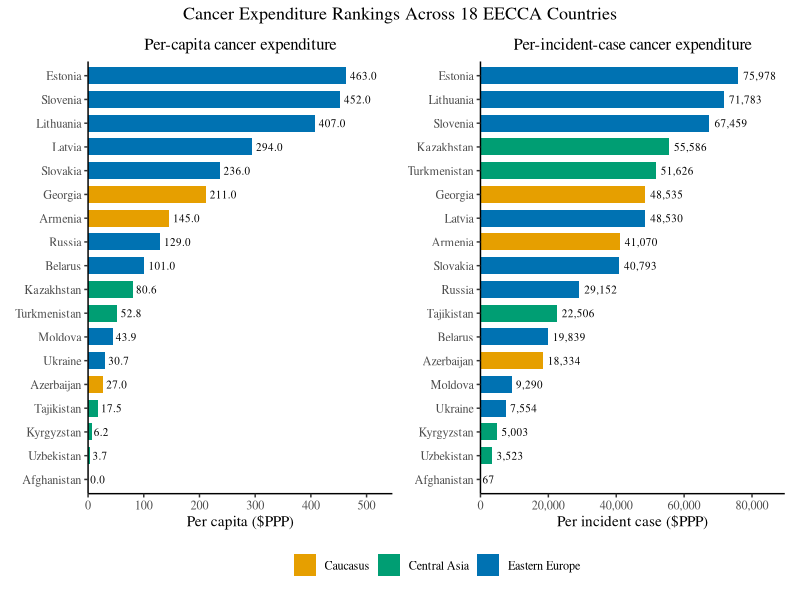
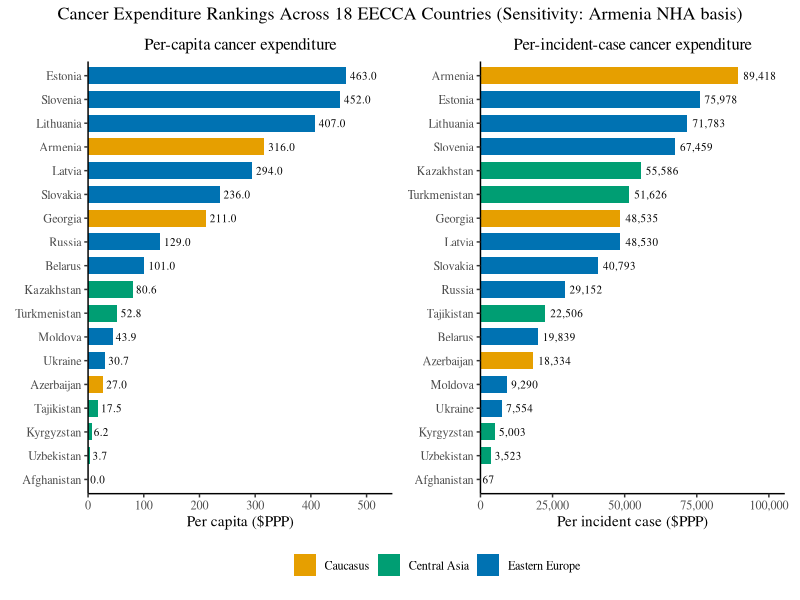
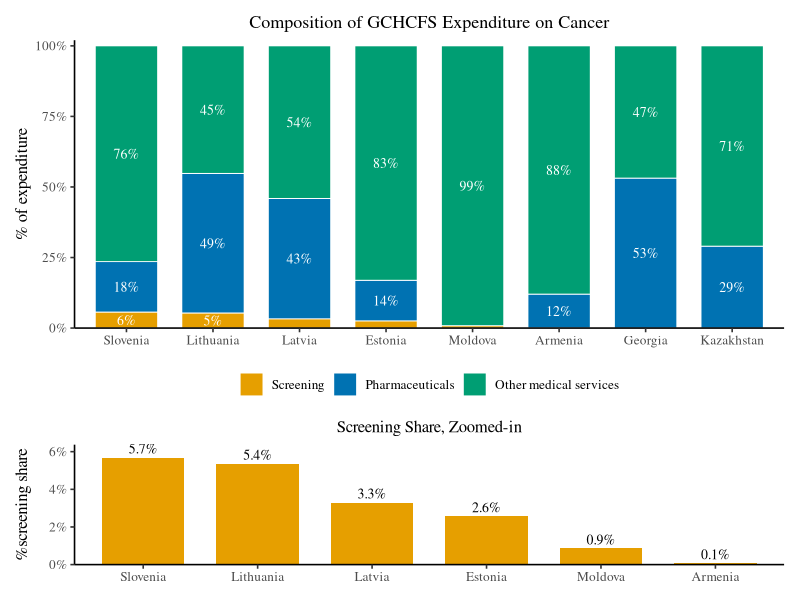
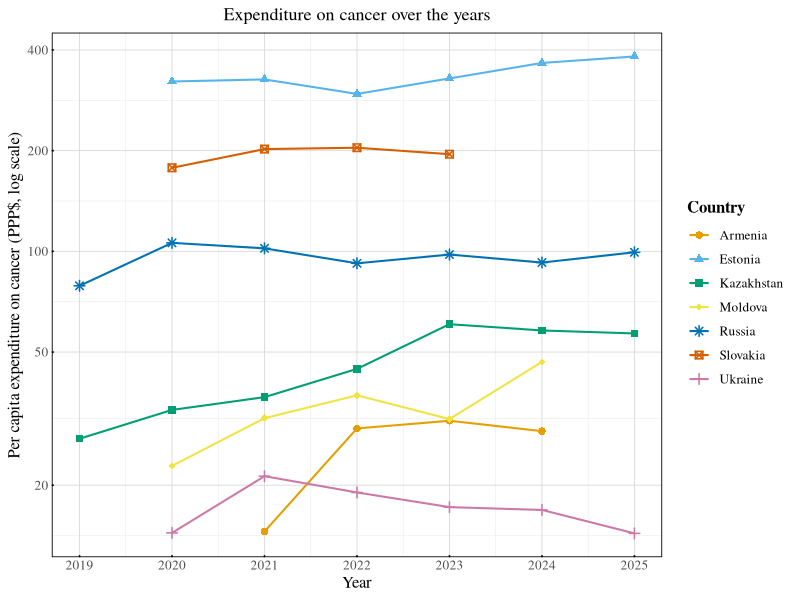
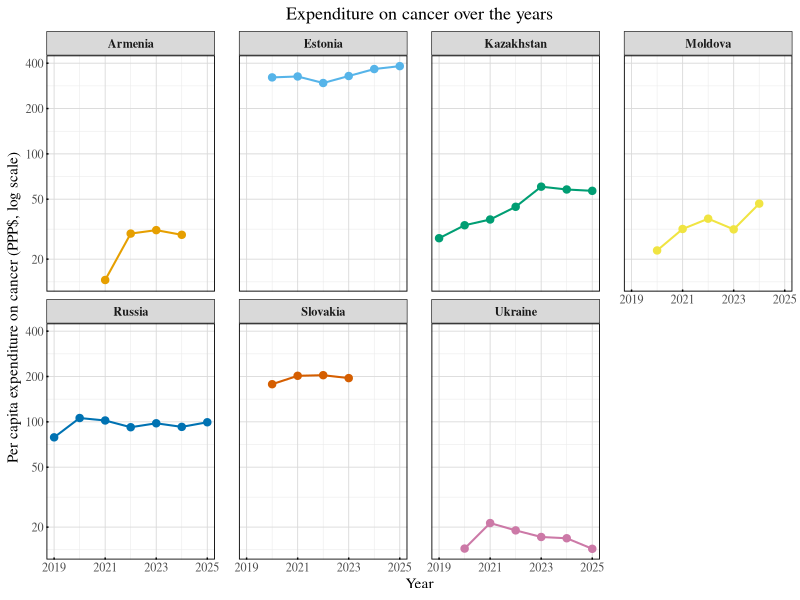
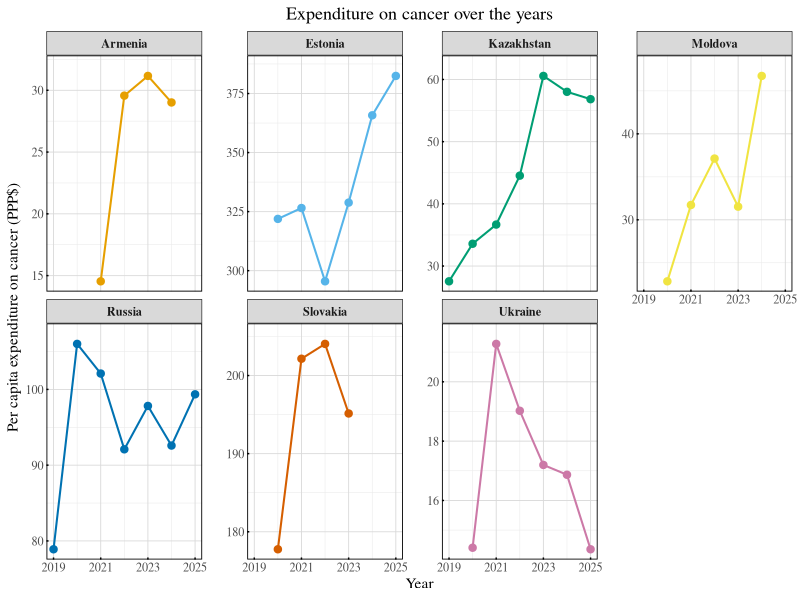
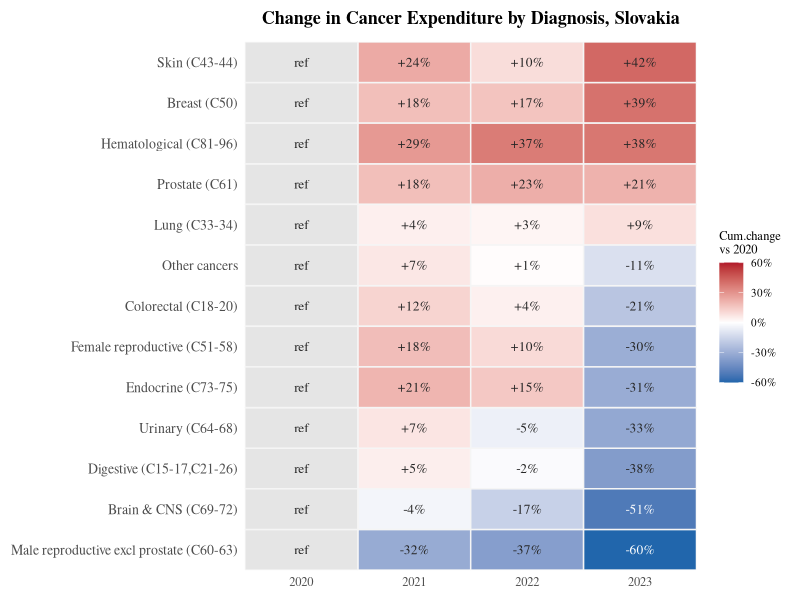
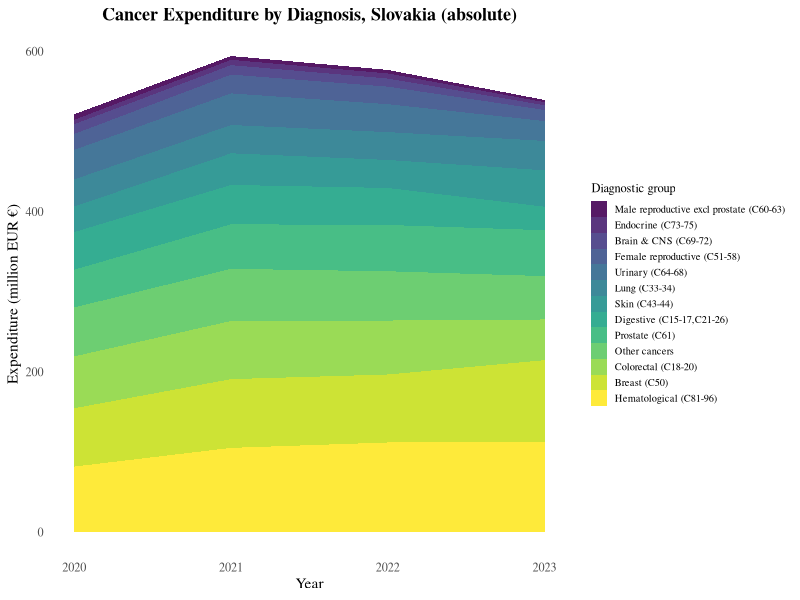

Source code (R) for these figures, in order:
## ---- chunk 1
knitr::opts_chunk$set(echo = TRUE)
## ---- chunk 2
# Armenia with the same methodlogy as others
library(dplyr)
library(tidyr)
library(ggplot2)
library(scales)
library(patchwork)

# Data: Country, Per-Capita ($PPP), Per-Incident-Case ($PPP)

rank_raw <- tibble::tribble(
  ~Country,        ~Region,          ~PerCapita, ~PerIncident,
  "Armenia",       "Caucasus",       145,        41070,
  "Azerbaijan",    "Caucasus",       27,         18334,
  "Georgia",       "Caucasus",       211,        48535,
  "Afghanistan",   "Central Asia",   0.04,       67,
  "Kazakhstan",    "Central Asia",   80.6,       55586,
  "Kyrgyzstan",    "Central Asia",   6.2,        5003,
  "Tajikistan",    "Central Asia",   17.5,       22506,
  "Turkmenistan",  "Central Asia",   52.8,       51626,
  "Uzbekistan",    "Central Asia",   3.7,        3523,
  "Belarus",       "Eastern Europe", 101,        19839,
  "Estonia",       "Eastern Europe", 463,        75978,
  "Latvia",        "Eastern Europe", 294,        48530,
  "Lithuania",     "Eastern Europe", 407,        71783,
  "Moldova",       "Eastern Europe", 43.9,       9290,
  "Russia",        "Eastern Europe", 129,        29152,
  "Slovakia",      "Eastern Europe", 236,        40793,
  "Slovenia",      "Eastern Europe", 452,        67459,
  "Ukraine",       "Eastern Europe", 30.7,       7554
)

# colourblind-safe region palette (Okabe-Ito)
rank_pal <- c("Caucasus"       = "#E69F00",
              "Central Asia"   = "#009E73",
              "Eastern Europe" = "#0072B2")

#Panel 1: Per-capita, ranked high -> low
rank_pc <- rank_raw %>% mutate(Country = reorder(Country, PerCapita))

p_pc <- ggplot(rank_pc, aes(x = PerCapita, y = Country, fill = Region)) +
  geom_col(width = 0.72) +
  geom_text(aes(label = comma(PerCapita, accuracy = 0.1)),
            hjust = -0.15, size = 2.8, family = "serif") +
  scale_fill_manual(values = rank_pal, name = NULL) +
  scale_x_continuous(expand = expansion(mult = c(0, 0.18))) +
  labs(title = "Per-capita cancer expenditure",
       x = "Per capita ($PPP)", y = NULL) +
  theme_classic(base_size = 11, base_family = "serif") +
  theme(plot.title = element_text(hjust = .5, size = 12),
        legend.position = "none")

#Panel 2: Per-incident-case, ranked high -> low 
rank_pi <- rank_raw %>% mutate(Country = reorder(Country, PerIncident))

p_pi <- ggplot(rank_pi, aes(x = PerIncident, y = Country, fill = Region)) +
  geom_col(width = 0.72) +
  geom_text(aes(label = comma(PerIncident)),
            hjust = -0.15, size = 2.8, family = "serif") +
  scale_fill_manual(values = rank_pal, name = NULL) +
  scale_x_continuous(expand = expansion(mult = c(0, 0.18)), labels = comma) +
  labs(title = "Per-incident-case cancer expenditure",
       x = "Per incident case ($PPP)", y = NULL) +
  theme_classic(base_size = 11, base_family = "serif") +
  theme(plot.title = element_text(hjust = .5, size = 12),
        legend.position = "none")

#Combine with a shared bottom legend
rank_combo <- (p_pc | p_pi) +
  plot_layout(guides = "collect") +
  plot_annotation(
    title = "Cancer Expenditure Rankings Across 18 EECCA Countries",
    theme = theme(plot.title = element_text(hjust = .5, size = 13, family = "serif"))
  ) &
  theme(legend.position = "bottom")

print(rank_combo)

#ggsave("cancer_expenditure_rankings_main.png", rank_combo,
#       width = 12, height = 6.5, dpi = 400, bg = "white")

## ---- chunk 3
# SENSITIVITY: Cancer expenditure ranking — per capita & per incident case
# Armenia on national NHA basis (90.8% OOP): per-capita 316, per-incident 89,418
#above figures on Armenia is on the GHED 80% OOP basis. For other countries no NHA data is available. 

#Data: Country, Per-Capita ($PPP), Per-Incident-Case ($PPP)
rank_raw_sens <- tibble::tribble(
  ~Country,        ~Region,          ~PerCapita, ~PerIncident,
  "Armenia",       "Caucasus",       316,        89418,   # national NHA basis
  "Azerbaijan",    "Caucasus",       27,         18334,
  "Georgia",       "Caucasus",       211,        48535,
  "Afghanistan",   "Central Asia",   0.04,       67,
  "Kazakhstan",    "Central Asia",   80.6,       55586,
  "Kyrgyzstan",    "Central Asia",   6.2,        5003,
  "Tajikistan",    "Central Asia",   17.5,       22506,
  "Turkmenistan",  "Central Asia",   52.8,       51626,
  "Uzbekistan",    "Central Asia",   3.7,        3523,
  "Belarus",       "Eastern Europe", 101,        19839,
  "Estonia",       "Eastern Europe", 463,        75978,
  "Latvia",        "Eastern Europe", 294,        48530,
  "Lithuania",     "Eastern Europe", 407,        71783,
  "Moldova",       "Eastern Europe", 43.9,       9290,
  "Russia",        "Eastern Europe", 129,        29152,
  "Slovakia",      "Eastern Europe", 236,        40793,
  "Slovenia",      "Eastern Europe", 452,        67459,
  "Ukraine",       "Eastern Europe", 30.7,       7554
)

# colourblind-safe region palette (Okabe-Ito)
rank_pal_sens <- c("Caucasus"       = "#E69F00",
                   "Central Asia"   = "#009E73",
                   "Eastern Europe" = "#0072B2")

#Panel 1: Per-capita, ranked high -> low
rank_pc_sens <- rank_raw_sens %>% mutate(Country = reorder(Country, PerCapita))

p_pc_sens <- ggplot(rank_pc_sens, aes(x = PerCapita, y = Country, fill = Region)) +
  geom_col(width = 0.72) +
  geom_text(aes(label = comma(PerCapita, accuracy = 0.1)),
            hjust = -0.15, size = 2.8, family = "serif") +
  scale_fill_manual(values = rank_pal_sens, name = NULL) +
  scale_x_continuous(expand = expansion(mult = c(0, 0.18))) +
  labs(title = "Per-capita cancer expenditure",
       x = "Per capita ($PPP)", y = NULL) +
  theme_classic(base_size = 11, base_family = "serif") +
  theme(plot.title = element_text(hjust = .5, size = 12),
        legend.position = "none")

#Panel 2: Per-incident-case, ranked high -> low
rank_pi_sens <- rank_raw_sens %>% mutate(Country = reorder(Country, PerIncident))

p_pi_sens <- ggplot(rank_pi_sens, aes(x = PerIncident, y = Country, fill = Region)) +
  geom_col(width = 0.72) +
  geom_text(aes(label = comma(PerIncident)),
            hjust = -0.15, size = 2.8, family = "serif") +
  scale_fill_manual(values = rank_pal_sens, name = NULL) +
  scale_x_continuous(expand = expansion(mult = c(0, 0.18)), labels = comma) +
  labs(title = "Per-incident-case cancer expenditure",
       x = "Per incident case ($PPP)", y = NULL) +
  theme_classic(base_size = 11, base_family = "serif") +
  theme(plot.title = element_text(hjust = .5, size = 12),
        legend.position = "none")

#Combine with a shared bottom legend 
rank_combo_sens <- (p_pc_sens | p_pi_sens) +
  plot_layout(guides = "collect") +
  plot_annotation(
    title = "Cancer Expenditure Rankings Across 18 EECCA Countries (Sensitivity: Armenia NHA basis)",
    theme = theme(plot.title = element_text(hjust = .5, size = 13, family = "serif"))
  ) &
  theme(legend.position = "bottom")

print(rank_combo_sens)

#ggsave("cancer_expenditure_rankings_sensitivity.png", rank_combo_sens,
#       width = 12, height = 6.5, dpi = 400, bg = "white")
## ---- chunk 4

library(dplyr)
library(tidyr)
library(ggplot2)
library(scales)
library(patchwork)   



bar_raw <- tibble::tribble(
  ~Country,     ~Screening,   ~Pharmaceuticals, ~Other,
  "Lithuania",  21.7,         200,              182.8,
  "Slovenia",   26840103.33,  84322620,         360593845.9,
  "Moldova",    4790500,      0,                552520230,
  "Georgia",    NA,           151011920.6,      133135314.9,
  "Estonia",    7511966,      42146735,         243356243,
  "Kazakhstan", NA,           56300788282,      137637211718,
  "Latvia",     5789797,      74935311.68,      95005708,
  "Armenia",    83,           14413.70,         105918
)

bar_long <- bar_raw %>%
  pivot_longer(-Country, names_to = "Category", values_to = "Value") %>%
  group_by(Country) %>%
  mutate(pct = Value / sum(Value, na.rm = TRUE)) %>%  
  ungroup()

# order countries by screening share (NA -> treated as lowest, sorted to the end)
bar_order <- bar_long %>%
  filter(Category == "Screening") %>%
  arrange(desc(pct)) %>% pull(Country)   # NAs sink to the end automatically

bar_long <- bar_long %>%
  mutate(
    Country  = factor(Country, levels = bar_order),
    Category = factor(Category,
                      levels = c("Screening", "Pharmaceuticals", "Other"),
                      labels = c("Screening", "Pharmaceuticals", "Other medical services"))
  )

# colourblind-safe palette
bar_pal <- c(
  "Screening"              = "#E69F00",  # orange
  "Pharmaceuticals"        = "#0072B2",  # blue
  "Other medical services" = "#009E73"   # green
)

#Panel 1: full 100% composition
bar_main <- ggplot(bar_long, aes(x = Country, y = pct, fill = Category)) +
  geom_col(width = 0.72, colour = "white", linewidth = 0.3,
           position = position_stack(reverse = TRUE)) +
  geom_text(aes(label = ifelse(!is.na(pct) & pct >= 0.04,
                               paste0(round(pct*100), "%"), "")),
            position = position_stack(vjust = 0.5, reverse = TRUE),
            colour = "white", size = 3.5, family = "serif") +
  scale_fill_manual(values = bar_pal, name = NULL) +
  scale_y_continuous(labels = label_percent(), expand = expansion(mult = c(0, 0.02))) +
  labs(title = "Composition of GCHCFS Expenditure on Cancer", x = NULL,
       y = "% of expenditure") +
  theme_classic(base_size = 12, base_family = "serif") +
  theme(plot.title = element_text(hjust = .5, size = 13),
        legend.position = "bottom")

#Panel 2: screening share only (countries with data only) 
bar_scr <- bar_long %>%
  filter(Category == "Screening", !is.na(pct)) %>%   # drop Georgia & Kazakhstan
  mutate(Country = droplevels(Country))              # remove their empty x slots

bar_zoom <- ggplot(bar_scr, aes(x = Country, y = pct)) +
  geom_col(width = 0.72, fill = bar_pal["Screening"]) +
  geom_text(aes(label = paste0(round(pct*100, 1), "%")),
            vjust = -0.4, size = 3.5, family = "serif") +
  scale_y_continuous(labels = label_percent(), expand = expansion(mult = c(0, 0.12))) +
  labs(title = "Screening Share, Zoomed-in", x = NULL, y = "%screening share") +
  theme_classic(base_size = 12, base_family = "serif") +
  theme(plot.title = element_text(hjust = .5, size = 12))

# combine
bar_combo <- bar_main / bar_zoom + plot_layout(heights = c(2.4, 1))
print(bar_combo)

#ggsave("cancer_composition_with_detail.png", bar_combo,
#       width = 10, height = 8, dpi = 400, bg = "white")
## ---- chunk 5

##all countries on one axis

pc7_data <- data.frame(
  Year       = c(2019, 2020, 2021, 2022, 2023, 2024, 2025),
  Armenia    = c(        NA,         NA, 14.53935393, 29.56563240, 31.16121038, 29.01402682,         NA),
  Estonia    = c(        NA, 321.9224796, 326.5245939, 295.4968819, 328.8153358, 365.7751777, 382.4455955),
  Kazakhstan = c(27.54365164, 33.58047086, 36.66758922, 44.53241539, 60.56892839, 58.01531222, 56.82907644),
  Moldova    = c(        NA, 22.84499350, 31.72142107, 37.12471370, 31.52723154, 46.73509602,         NA),
  Russia     = c(78.89591874, 106.0095318, 102.0952648, 92.09236764, 97.82014943, 92.58843846, 99.35289914),
  Slovakia   = c(        NA, 177.7578003, 202.1497472, 204.0481109, 195.1411889,         NA,         NA),
  Ukraine    = c(        NA, 14.40647411, 21.27716756, 19.02266181, 17.19708425, 16.86658272, 14.35476985)
)

pc7_long <- pc7_data %>%
  pivot_longer(-Year, names_to = "Country", values_to = "Value") %>%
  filter(!is.na(Value))

pc7_pal <- c(
  "Armenia"    = "#E69F00",
  "Estonia"    = "#56B4E9",
  "Kazakhstan" = "#009E73",
  "Moldova"    = "#F0E442",
  "Russia"     = "#0072B2",
  "Slovakia"   = "#D55E00",
  "Ukraine"    = "#CC79A7"
)

pc7_plot <- ggplot(pc7_long, aes(x = Year, y = Value,
                                 colour = Country, shape = Country)) +
  geom_line(linewidth = 0.7) +
  geom_point(size = 2, fill = NA, stroke = 0.8) +
  scale_colour_manual(values = pc7_pal) +
  scale_shape_manual(values = c(16, 17, 15, 18, 8, 7, 3)) +
  scale_x_continuous(breaks = seq(2019, 2025, 1)) +
  scale_y_log10(
    breaks = c(10, 20, 50, 100, 200, 400),
    labels = c("10", "20", "50", "100", "200", "400")
  ) +
  labs(
    title  = "Expenditure on cancer over the years",
    x = "Year",
    y = "Per capita expenditure on cancer (PPP$, log scale)",
    colour = "Country", shape = "Country"
  ) +
  theme_bw(base_size = 12, base_family = "serif") +
  theme(
    plot.title        = element_text(hjust = 0.5, size = 13),
    panel.grid.major  = element_line(colour = "grey85", linewidth = 0.3),  # subtle grid
    panel.grid.minor  = element_line(colour = "grey92", linewidth = 0.2),  # fainter minor grid
    panel.border      = element_rect(colour = "black", linewidth = 0.6, fill = NA),
    axis.ticks        = element_line(colour = "black"),
    axis.ticks.length = unit(-1.5, "pt"),
    legend.position   = "right",                    # legend OUTSIDE, to the right
    legend.title      = element_text(face = "bold"),
    legend.key        = element_blank()
  )

print(pc7_plot)

#ggsave("percapita_plot_all.png", pc7_plot,
#       width = 9, height = 5.5, dpi = 400, bg = "white")
## ---- chunk 6
pc7_facet_plot <- ggplot(pc7_long, aes(x = Year, y = Value, colour = Country)) +
  geom_line(linewidth = 0.7) +
  geom_point(size = 1.8, fill = NA, stroke = 0.8) +
  scale_colour_manual(values = pc7_pal, guide = "none") +   # colour kept, legend off
  scale_x_continuous(breaks = seq(2019, 2025, 2)) +         # every 2 yrs (panels are small)
  scale_y_log10(
    breaks = c(10, 20, 50, 100, 200, 400),
    labels = c("10", "20", "50", "100", "200", "400")
  ) +
  facet_wrap(~Country, ncol = 4) +          # 7 panels, fixed (shared) axes
  labs(
    title = "Expenditure on cancer over the years",
    x = "Year",
    y = "Per capita expenditure on cancer (PPP$, log scale)"
  ) +
  theme_bw(base_size = 11, base_family = "serif") +
  theme(
    plot.title        = element_text(hjust = 0.5, size = 13),
    strip.background  = element_rect(fill = "grey85", colour = "black", linewidth = 0.4),
    strip.text        = element_text(face = "bold"),
    panel.grid.major  = element_line(colour = "grey85", linewidth = 0.3),
    panel.grid.minor  = element_line(colour = "grey92", linewidth = 0.2),
    panel.border      = element_rect(colour = "black", linewidth = 0.6, fill = NA),
    axis.ticks        = element_line(colour = "black"),
    axis.ticks.length = unit(-1.5, "pt"),
    panel.spacing.x   = unit(1.2, "lines")   # <- add this
  )

print(pc7_facet_plot)

#ggsave("percapita_indiv.png", pc7_facet_plot,
#       width = 11, height = 6, dpi = 400, bg = "white")
## ---- chunk 7
#linear unscaled individual
pc7_facet_linear1 <- ggplot(pc7_long, aes(x = Year, y = Value, colour = Country)) +
  geom_line(linewidth = 0.7) +
  geom_point(size = 1.8, fill = NA, stroke = 0.8) +
  scale_colour_manual(values = pc7_pal, guide = "none") +
  scale_x_continuous(breaks = seq(2019, 2025, 2)) +
  scale_y_continuous(expand = expansion(mult = c(0.05, 0.10))) +
  facet_wrap(~Country, ncol = 4, scales = "free_y") +   # each panel its own y-axis
  labs(
    title = "Expenditure on cancer over the years",
    x = "Year",
    y = "Per capita expenditure on cancer (PPP$)"
  ) +
  theme_bw(base_size = 11, base_family = "serif") +
  theme(
    plot.title        = element_text(hjust = 0.5, size = 13),
    strip.background  = element_rect(fill = "grey85", colour = "black", linewidth = 0.4),
    strip.text        = element_text(face = "bold"),
    panel.grid.major  = element_line(colour = "grey85", linewidth = 0.3),
    panel.grid.minor  = element_line(colour = "grey92", linewidth = 0.2),
    panel.border      = element_rect(colour = "black", linewidth = 0.6, fill = NA),
    axis.ticks        = element_line(colour = "black"),
    axis.ticks.length = unit(-1.5, "pt"),
    panel.spacing.x   = unit(1.2, "lines")
  )

print(pc7_facet_linear1)

#ggsave("percapita_indiv_linear_append.png", pc7_facet_linear1,
#       width = 13, height = 6, dpi = 400, bg = "white")
## ---- chunk 8
#Slovakia — cancer expenditure by diagnosis
#MAIN: heatmap of cumulative % change vs 2020 baseline


library(scales)
library(forcats)

#Data 
slk_wide <- data.frame(
  Group = c("Breast (C50)", "Prostate (C61)", "Lung (C33-34)",
            "Colorectal (C18-20)", "Digestive (C15-17,C21-26)",
            "Female reproductive (C51-58)",
            "Male reproductive excl prostate (C60-63)", "Urinary (C64-68)",
            "Brain & CNS (C69-72)", "Endocrine (C73-75)", "Skin (C43-44)",
            "Hematological (C81-96)", "Other cancers"),
  Y2020 = c(72801194,47138623,33818367,64706117,46936834,19871601,6910067,
            36830870,12159130,5523525,31928288,81594888,61065648),
  Y2021 = c(85786218,55611553,35281189,72537910,49135855,23509555,4727888,
            39485599,11731517,6661874,39485263,104930247,65072312),
  Y2022 = c(84863967,57795744,34742289,67328057,46166641,21893158,4382376,
            34855076,10100063,6370295,34965251,111645400,61499294),
  Y2023 = c(101530746,57268984,36746939,50821205,29315873,13825655,2761234,
            24770670,5904579,3814457,45404893,112820946,54107953)
)


slk_long <- slk_wide %>%
  pivot_longer(starts_with("Y"), names_to = "Year", values_to = "Expenditure") %>%
  mutate(Year = as.numeric(gsub("Y", "", Year)))

# ---- Cumulative % change vs 2020 baseline
slk_change <- slk_long %>%
  group_by(Group) %>%
  mutate(
    PctChange = (Expenditure / Expenditure[Year == 2020] - 1) * 100,
    OrderKey  = PctChange[Year == 2023]      
  ) %>%
  ungroup() %>%
  mutate(Group = fct_reorder(Group, OrderKey, .desc = FALSE))


slk_lim <- max(abs(slk_change$PctChange))

#Heatmap 
slk_heat_change <- ggplot(slk_change,
                          aes(x = factor(Year), y = Group, fill = PctChange)) +
  geom_tile(colour = "grey96", linewidth = 0.5) +
  geom_tile(data = subset(slk_change, Year == 2020),
            fill = "grey90", colour = "grey96", linewidth = 0.5) +
  geom_text(aes(label = ifelse(Year == 2020, "ref",
                               paste0(ifelse(PctChange >= 0, "+", ""),
                                      round(PctChange), "%"))),
            size = 3.4, family = "serif",
            colour = ifelse(abs(slk_change$PctChange) > 45, "white", "grey15")) +
  scale_fill_gradient2(
    low = "#2166AC", mid = "white", high = "#B2182B", midpoint = 0,
    limits = c(-slk_lim, slk_lim),
    labels = function(x) paste0(x, "%")
  ) +
  scale_x_discrete(expand = c(0, 0)) +
  scale_y_discrete(expand = c(0, 0)) +
  labs(title = "Change in Cancer Expenditure by Diagnosis, Slovakia",
       x = NULL, y = NULL, fill = "Cum.change\nvs 2020") +
  theme_minimal(base_size = 11, base_family = "serif") +
  theme(
    plot.title   = element_text(hjust = 0.5, size = 13, face = "bold",
                                margin = margin(b = 10)),
    axis.text.y  = element_text(size = 10),
    axis.text.x  = element_text(size = 9),
    panel.grid   = element_blank(),
    legend.title = element_text(size = 9),
    legend.text  = element_text(size = 8),
    plot.margin  = margin(t = 8, r = 8, b = 8, l = 8)
  )

print(slk_heat_change)

#ggsave("slovakia_change_heatmap_MAIN.png", slk_heat_change,
#       width = 8, height = 7, dpi = 400, bg = "white")
## ---- chunk 9

# APPENDIX: stacked area of absolute composition

slk_area_data <- slk_long %>%
  mutate(Group = fct_reorder(Group, Expenditure, .fun = sum))

slk_area <- ggplot(slk_area_data, aes(x = Year, y = Expenditure, fill = Group)) +
  geom_area(alpha = 0.9, linewidth = 0) +
  scale_y_continuous(labels = label_number(scale = 1e-6)) +
  scale_x_continuous(breaks = 2020:2023) +
  scale_fill_viridis_d(option = "viridis") +
  labs(title = "Cancer Expenditure by Diagnosis, Slovakia (absolute)",
       x = "Year", y = "Expenditure (million EUR €)", fill = "Diagnostic group") +
  theme_minimal(base_size = 11, base_family = "serif") +
  theme(
    plot.title      = element_text(hjust = 0.5, size = 13, face = "bold"),
    legend.title    = element_text(size = 9),
    legend.text     = element_text(size = 7.5),
    legend.key.size = unit(0.4, "cm"),
    axis.title      = element_text(size = 11),
    panel.grid      = element_blank()
  )

print(slk_area)
#ggsave("slovakia_area_APPENDIX.png", slk_area,
#       width = 9, height = 5.5, dpi = 400, bg = "white")
## ---- chunk 10
#Estonia — per-component cancer expenditure by year 
#MAIN:     PPP$  (EUR / 0.583732)| APPENDIX: € millions

#MAIN TEXT — PPP$
est_ppp_cf <- 0.583732   # PPP conversion factor, Estonia 2024 (LCU per int'l $)

est_ppp_wide <- data.frame(
  Year        = 2020:2025,
  Medical     = c(209656068, 208724363, 193779454, 220426075, 243356243, 253085490),
  Pharmaceuticals = c(36572590, 39916309, 33261917, 35960324, 42146735, 40991489),
  Screening   = c(3610400, 5038765, 5621370, 6626341, 7511966, 8046626)
) %>%
  mutate(across(-Year, ~ .x / est_ppp_cf))   # EUR -> PPP$

est_ppp_long <- est_ppp_wide %>%
  pivot_longer(-Year, names_to = "Category", values_to = "Value") %>%
  group_by(Year) %>% mutate(pct = Value / sum(Value)) %>% ungroup() %>%
  mutate(Category = factor(Category,
           levels = c("Screening", "Pharmaceuticals", "Medical"),
           labels = c("Screening", "Pharmaceuticals", "Other medical services")))

est_ppp_pal <- c("Screening" = "#E69F00", "Pharmaceuticals" = "#0072B2",
                 "Other medical services" = "#009E73")

est_ppp_A <- ggplot(est_ppp_long, aes(x = factor(Year), y = pct, fill = Category)) +
  geom_col(width = 0.72, colour = "white", linewidth = 0.3,
           position = position_stack(reverse = TRUE)) +
  geom_text(aes(label = ifelse(pct >= 0.04,
                               paste0(round(pct*100), "%\n(",
                                      round(Value/1e6, 1), "M)"), "")),
            position = position_stack(vjust = 0.5, reverse = TRUE),
            colour = "white", size = 3.4, family = "serif", lineheight = 0.9) +
  scale_fill_manual(values = est_ppp_pal, name = NULL) +
  scale_y_continuous(labels = label_percent(), expand = expansion(mult = c(0, 0.02))) +
  labs(title = "Per-Component Cancer Expenditure by Year, Estonia (PPP$)",
       x = NULL, y = "Share of total expenditure") +
  theme_classic(base_size = 15, base_family = "serif") +
  theme(plot.title = element_text(hjust = .5, size = 16), legend.position = "bottom")

est_ppp_scr <- est_ppp_long %>% filter(Category == "Screening")

est_ppp_B <- ggplot(est_ppp_scr, aes(x = factor(Year), y = pct)) +
  geom_col(width = 0.72, fill = est_ppp_pal["Screening"]) +
  geom_text(aes(label = paste0(round(pct*100, 1), "%\n(",
                               round(Value/1e6, 1), "M PPP$)")),
            vjust = -0.3, size = 3.4, family = "serif", lineheight = 0.9) +
  scale_y_continuous(labels = label_percent(), limits = c(0, 0.036),
                     expand = expansion(mult = c(0, 0))) +
  labs(title = "Screening share (detail)", x = NULL, y = "Screening share") +
  theme_classic(base_size = 15, base_family = "serif") +
  theme(plot.title = element_text(hjust = .5, size = 15))

est_ppp_combo <- est_ppp_A / est_ppp_B + plot_layout(heights = c(2.4, 1))
print(est_ppp_combo)

#ggsave("estonia_composition_PPP_MAIN.png", est_ppp_combo,
#       width = 9, height = 8, dpi = 400, bg = "white")

# APPENDIX — € millions
est_wide <- data.frame(
  Year        = 2020:2025,
  Medical     = c(209656068, 208724363, 193779454, 220426075, 243356243, 253085490),
  Pharmaceuticals = c(36572590, 39916309, 33261917, 35960324, 42146735, 40991489),
  Screening   = c(3610400, 5038765, 5621370, 6626341, 7511966, 8046626)
)

est_long <- est_wide %>%
  pivot_longer(-Year, names_to = "Category", values_to = "Value") %>%
  group_by(Year) %>% mutate(pct = Value / sum(Value)) %>% ungroup() %>%
  mutate(Category = factor(Category,
           levels = c("Screening", "Pharmaceuticals", "Medical"),
           labels = c("Screening", "Pharmaceuticals", "Other medical services")))

est_pal <- c("Screening" = "#E69F00", "Pharmaceuticals" = "#0072B2",
             "Other medical services" = "#009E73")

estA <- ggplot(est_long, aes(x = factor(Year), y = pct, fill = Category)) +
  geom_col(width = 0.72, colour = "white", linewidth = 0.3,
           position = position_stack(reverse = TRUE)) +
  geom_text(aes(label = ifelse(pct >= 0.04,
                               paste0(round(pct*100), "%\n(",
                                      round(Value/1e6, 1), "M\u20AC)"), "")),
            position = position_stack(vjust = 0.5, reverse = TRUE),
            colour = "white", size = 3.4, family = "serif", lineheight = 0.9) +
  scale_fill_manual(values = est_pal, name = NULL) +
  scale_y_continuous(labels = label_percent(), expand = expansion(mult = c(0, 0.02))) +
  labs(title = "Per-Component Cancer Expenditure by Year, Estonia",
       x = NULL, y = "Share of total expenditure") +
  theme_classic(base_size = 15, base_family = "serif") +
  theme(plot.title = element_text(hjust = .5, size = 16), legend.position = "bottom")

est_scr <- est_long %>% filter(Category == "Screening")

estB <- ggplot(est_scr, aes(x = factor(Year), y = pct)) +
  geom_col(width = 0.72, fill = est_pal["Screening"]) +
  geom_text(aes(label = paste0(round(pct*100, 1), "%\n(",
                               round(Value/1e6, 1), "M\u20AC)")),
            vjust = -0.3, size = 3.4, family = "serif", lineheight = 0.9) +
  scale_y_continuous(labels = label_percent(), limits = c(0, 0.036),
                     expand = expansion(mult = c(0, 0))) +
  labs(title = "Screening share (detail)", x = NULL, y = "Screening share") +
  theme_classic(base_size = 15, base_family = "serif") +
  theme(plot.title = element_text(hjust = .5, size = 15))

est_combo <- estA / estB + plot_layout(heights = c(2.4, 1))
print(est_combo)
#ggsave("estonia_composition_EUR_APPENDIX.png", est_combo,
#       width = 9, height = 8, dpi = 400, bg = "white")
